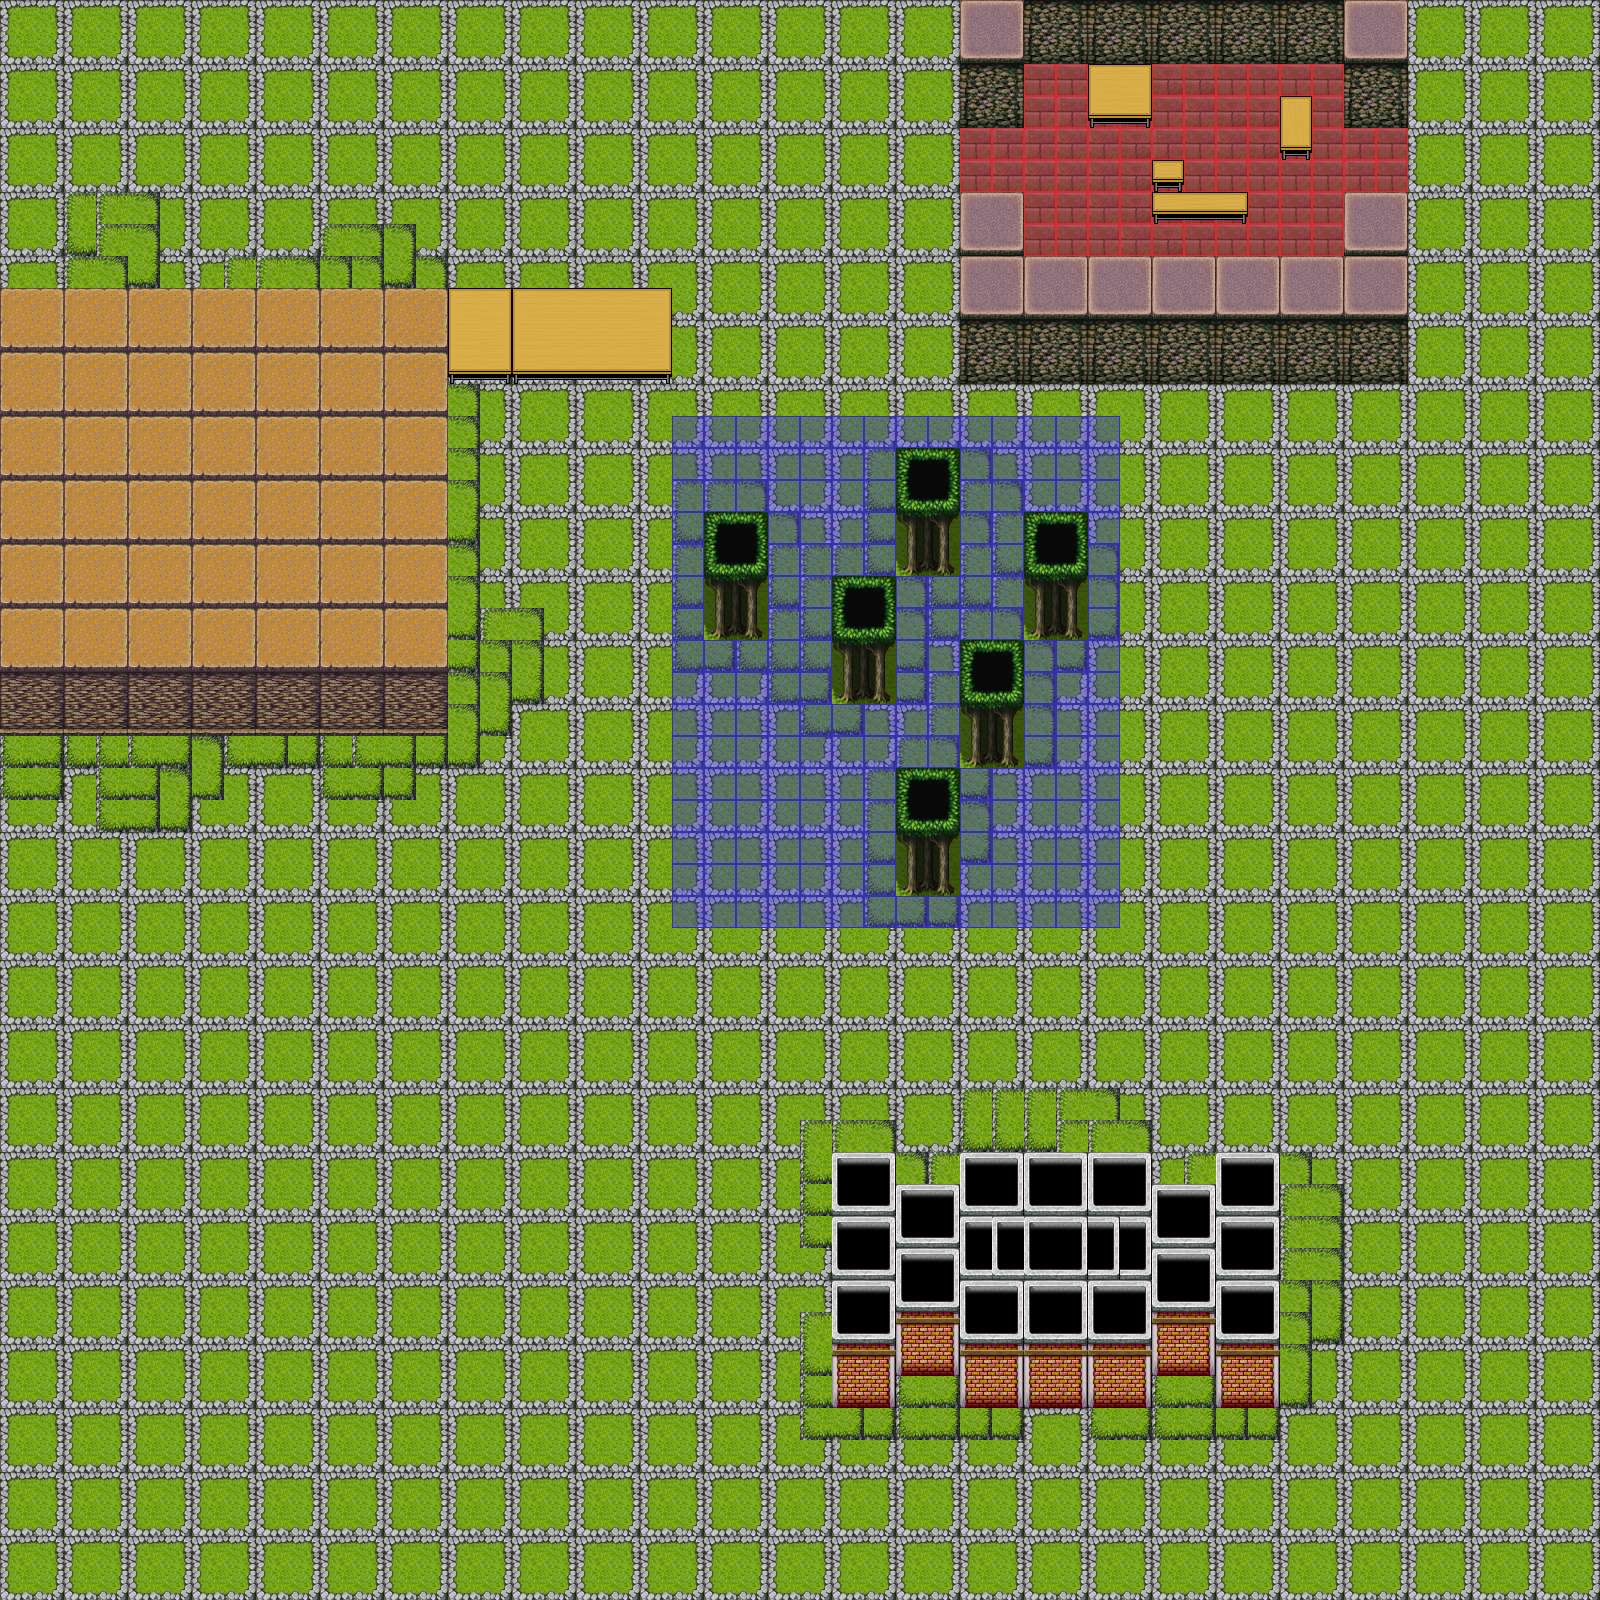

Tiled map render using the project's own tile images. Description and the map definition, with tile-layer contents summarised, below:
An orthogonal 50x50 tile map with 32x32 px tiles, 4 tile layers (Ground, Rooms, Walls, Objects), 3 tilesets.

<map version="1.4" tiledversion="1.4.2" orientation="orthogonal" renderorder="right-down" width="50" height="50" tilewidth="32" tileheight="32" infinite="0" nextlayerid="8" nextobjectid="10">
 <editorsettings>
  <export target="conferencemap.json" format="json" />
 </editorsettings>
 <tileset firstgid="1" name="wall-tiles" tilewidth="32" tileheight="32" tilecount="240" columns="16">
  <image source="../tiles/wall-tiles.png" width="512" height="480" />
 </tileset>
 <tileset firstgid="241" name="tile_properties" tilewidth="32" tileheight="32" tilecount="4" columns="2">
  <image source="../tiles/tile_properties.png" width="64" height="64" />
  <tile id="0">
   <properties>
    <property name="id" value="0" />
    <property name="type" value="ConferenceRoom" />
   </properties>
  </tile>
  <tile id="1">
   <properties>
    <property name="id" value="1" />
   </properties>
  </tile>
  <tile id="2">
   <properties>
    <property name="id" value="2" />
   </properties>
  </tile>
  <tile id="3">
   <properties>
    <property name="id" value="3" />
   </properties>
  </tile>
 </tileset>
 <tileset firstgid="245" name="table_tiles" tilewidth="32" tileheight="32" tilecount="16" columns="4">
  <image source="../tiles/table_tiles.png" width="128" height="128" />
 </tileset>
 <layer id="1" name="Ground" width="50" height="50">
  <data>[2500 cells, 2500 non-empty, 12 distinct tile ids]</data>
 </layer>
 <layer id="4" name="Rooms" width="50" height="50">
  <data>[2500 cells, 292 non-empty, 2 distinct tile ids]</data>
 </layer>
 <layer id="3" name="Walls" width="50" height="50">
  <data>[2500 cells, 448 non-empty, 32 distinct tile ids]</data>
 </layer>
 <layer id="7" name="Objects" width="50" height="50">
  <data>[2500 cells, 31 non-empty, 15 distinct tile ids]</data>
 </layer>
</map>
